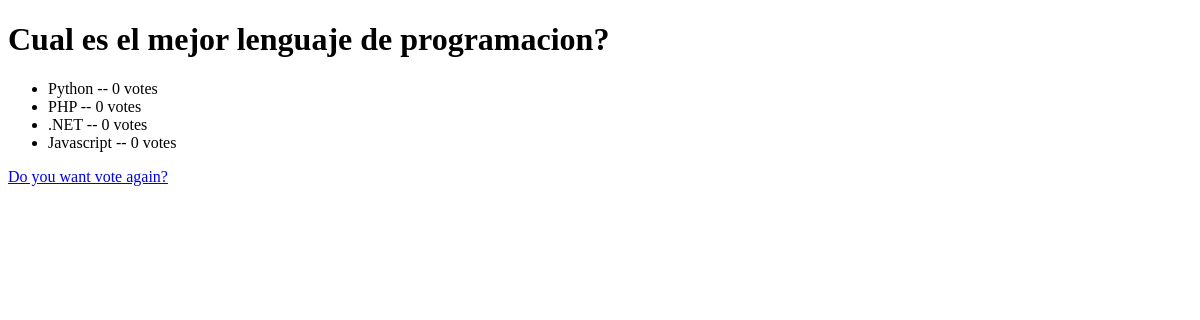
Before: /polls/1/results/ with the older database file.
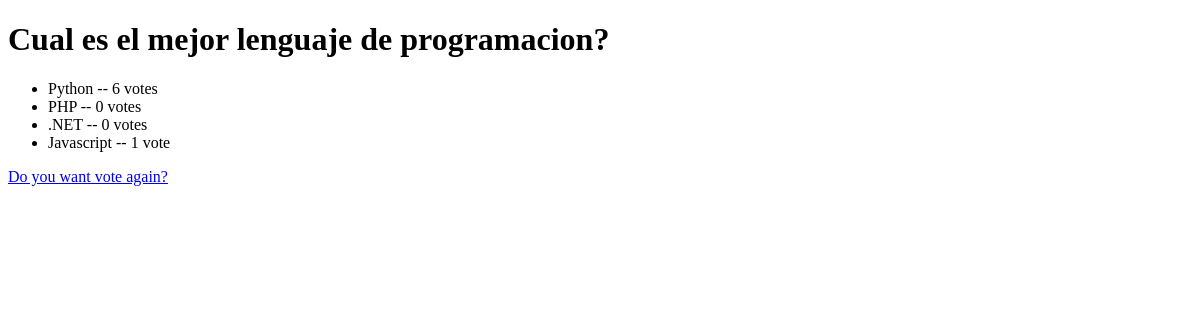
After: the same page with the newer database file.
### polls/models.py (models this page shows, shortened)
class Choice(models.Model):
    question = models.ForeignKey(Question, on_delete=models.CASCADE)
    choice_text = models.CharField(max_length=200)
    votes = models.IntegerField(default=0)

### polls/views.py (the view)
# urls.py: path("<int:pk>/results/", views.ResultView.as_view(), name="results"),
class ResultView(generic.DetailView):
    model = Question
    template_name = 'polls/results.html'

### polls/templates/polls/results.html (shortened to what this page needs)
<!DOCTYPE html>
<html lang="en">
<head>
</head>
<body>
    <h1>{{ question.question_text }}</h1>
    <ul>
    {% for choice in question.choice_set.all %}
        <li>{{ choice.choice_text }} -- {{ choice.votes }} vote{{ choice.votes|pluralize }}</li>
    {% endfor %}
    </ul>
    <a href="{% url 'polls:detail' question.id %}"> Do you want vote again? </a>
</body>
</html>

Changed rows visible on the page:
changed Choice "Python": votes "0" → "6"
changed Choice "Javascript": votes "0" → "1"
